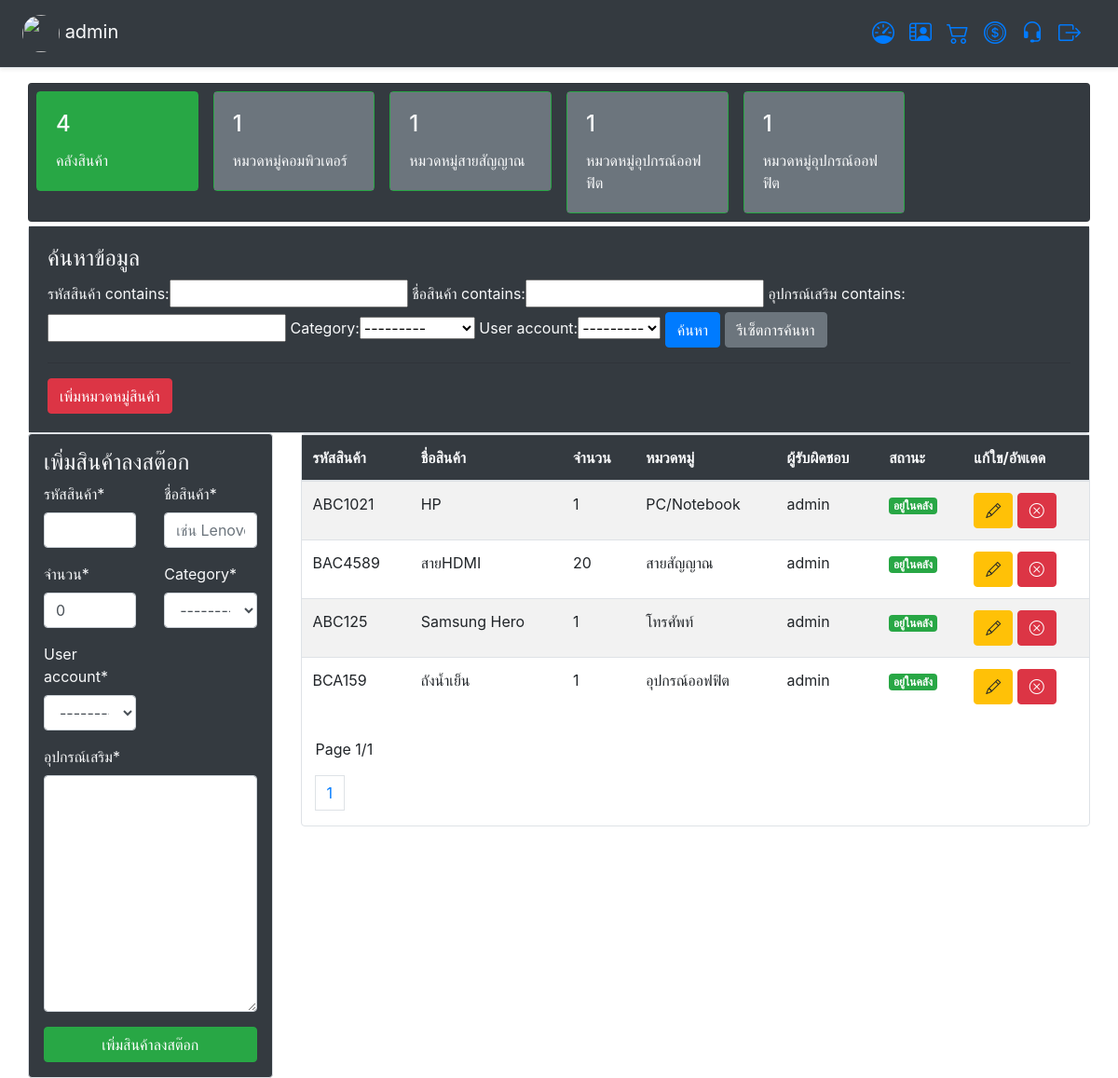
The app's page /stock/ (signed in), older data.
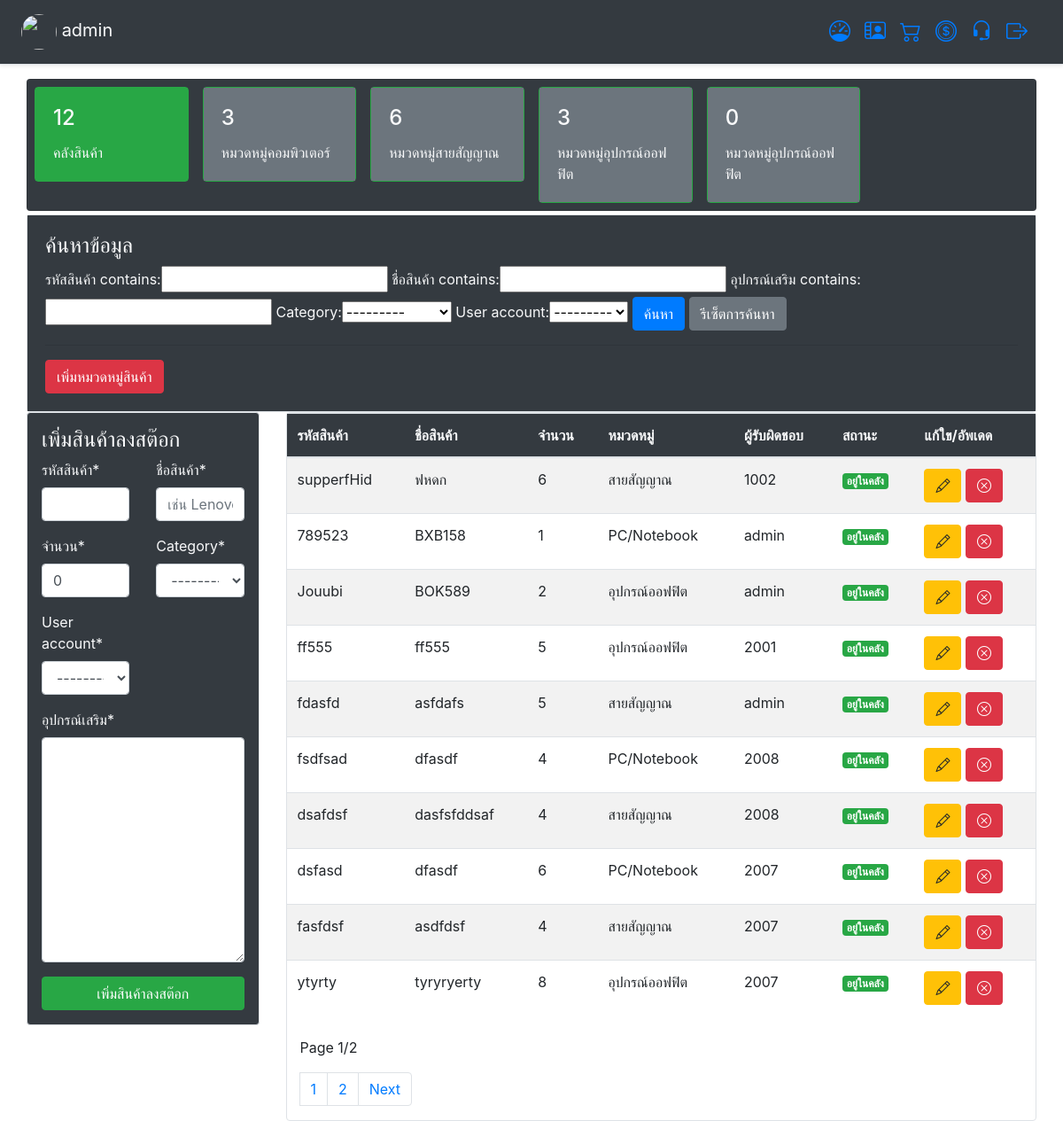
The same page, newer data.
### app_stock/models.py (models this page shows, shortened)
class Stock (models.Model):
    name = models.CharField('ชื่อสินค้า',max_length=60,null=True)
    serial = models.CharField("รหัสสินค้า",max_length=60,null=True)
    quatity = models.PositiveIntegerField('จำนวน',default=0)
    detail = models.TextField('อุปกรณ์เสริม',max_length=255,null=True)
    category = models.ForeignKey(Category,on_delete=models.CASCADE,null=True)
    user_account = models.ForeignKey(User,on_delete=models.CASCADE,null=True)
    date = models.DateTimeField('วันที่',auto_now_add=True,null=True,blank=True)
    class Meta:
        verbose_name_plural = "Stock"
        verbose_name = "Item"

class Category (models.Model):
    name = models.CharField('ชื่อหมวดหมู่',max_length=60)
    class Meta:
        verbose_name_plural = "Create Category"
        verbose_name = "Category"
    def __str__(self) :
        return self.name

### app_stock/views.py (the view)
# urls.py: path('',Dashboards,name='dashboard' ),
@login_required(login_url="/")
def dashboard (request):
	filter_item = StockFilter(request.GET,queryset=Stock.objects.all())
	filter_stock = filter_item.form
	item_stock = filter_item.qs
	if request.method == "POST":
		form_stock = StockForm(request.POST)
		if form_stock.is_valid():
			form_stock.save()
			return redirect("/stock")
	else:
		form_stock = StockForm()
	page = Paginator(item_stock,10)
	page_list = request.GET.get("page")
	page_stock = page.get_page(page_list)
	item_count_all = Stock.objects.all().count()
	item_count_computer = Stock.objects.all().filter(category='8').count()
	item_count_cable = Stock.objects.all().filter(category='9').count()
	item_count_office = Stock.objects.all().filter(category='10').count()
	item_count_telephone = Stock.objects.all().filter(category='11').count()
	context = {
		"form_stock":form_stock,
		"filter_stock":filter_stock,
		"item_stock":item_stock,
		"page_stock":page_stock,
		"item_count_all":item_count_all,
		"item_count_computer":item_count_computer,
		"item_count_cable":item_count_cable,
		"item_count_office":item_count_office,
		"item_count_telephone":item_count_telephone,
	}
	return render(request,'html_stock/stock.html',context)

### app_stock/forms.py
class StockForm(forms.ModelForm):
    name = forms.CharField(
        label='ชื่อสินค้า',min_length=3, max_length=50, required=True,
        widget=forms.TextInput(attrs={'placeholder':'เช่น Lenovo Ideapad 3... '})
        )
    class Meta:
        model = Stock
        fields = '__all__'

### templates/html_stock/stock.html (shortened to what this page needs)
{% extends 'base/layout.html' %}
{% load crispy_forms_tags %}
{% block content%}
<div class="container-fluid">
	{% include 'html_stock/base_stock.html'%}
	<div class="row mt-1">
		<div class="col-md-12 ">
			<div class="card border">
			  <div class="card-body bg-dark text-light">
				<h4>ค้นหาข้อมูล</h4>
				<form method="GET" action="#">
				{{ filter_stock }}
					<button type="submit" class="btn btn-primary">ค้นหา</button>
					<a class="btn btn-secondary " href="{% url 'stock'%}"> รีเซ็ตการค้นหา </a><hr>
					<a class="btn btn-danger " href="{% url 'add_Category'%}"> เพิ่มหมวดหมู่สินค้า </a>
				</form>
			  </div>
			</div>
		</div>
		<div class="col-md-3">
			<div class="card border p-3 bg-dark text-light">
				<h4>เพิ่มสินค้าลงสต๊อก </h4>
				<form method="POST" action="" >
					<div class="row">
						<div class="col-md-6">
							{{ form_stock.serial|as_crispy_field}}
						</div>
						<div class="col-md-6">
							{{ form_stock.name|as_crispy_field}}
						</div>
						<div class="col-md-6">
							{{ form_stock.quatity|as_crispy_field}}
						</div>
						<div class="col-md-6">
							{{ form_stock.category|as_crispy_field}}
						</div>
						<div class="col-md-6">
							{{ form_stock.user_account|as_crispy_field}}
						</div>
						<div class="col-md-12">
							{{ form_stock.detail|as_crispy_field}}
						</div>
					</div>
					<input type="submit" value="เพิ่มสินค้าลงสต๊อก" class="btn btn-success btn-block ">
				</form>
			</div>
		</div>
		<div class="col-md-9">
            <div class="card border">
				<table class="table table-striped ">
					<thead class="bg-dark text-light">
					  <tr>
						<th> รหัสสินค้า </th>
						<th> ชื่อสินค้า </th>
						<th> จำนวน </th>
						<th> หมวดหมู่ </th>
						<th> ผู้รับผิดชอบ </th>
						<th> สถานะ </th>
						<th> แก้ใข/อัพเดด </th>
					  </tr>
					</thead>
					<tbody>
					  {% for item in page_stock %}
					  <tr>
						<td> {{ item.serial }}</td>
						<td> {{ item.name }}</td>
						<td> {{ item.quatity }}</td>
						<td> {{ item.category }} </td>
						<td> {{ item.user_account }}</td>
						<td> <span class="badge badge-success">อยู่ในคลัง</span></td>
						<td>
							<a href="{% url 'update-stock' item.pk %}"class="btn btn-warning" ><i class="bi bi-pencil"></i></a>
							<a  href="{% url 'delete-stock' item.pk %}" class="btn btn-danger"><i class="bi bi-x-circle"></i></a>
						</td>
					  </tr>
					  {% endfor %}
					</tbody>
				</table>
				<div class="container-fluid mt-2">
					<div class="row">
						<div class="col-md-12">
							<nav aria-label="Page navigation example">
								<p>Page {{page_stock.number}}/{{page_stock.paginator.num_pages}} </p>
								<ul class="pagination">
								{% for num_page in page_stock.paginator.page_range %}
								{% if page_stock.number == num_page %}
									<li class="page-item"><a class="page-link" href="{% url 'stock'%}?page={{ num_page }}">{{ num_page }}</a></li>
								{% else %}
									<li class="page-item"><a class="page-link" href="{% url 'stock'%}?page={{ num_page }}">{{ num_page }}</a></li>
								{% endif %}
								{% endfor %}
								<li class="page-item">{% if page_stock.has_next%} <a class="page-link" href="{% url 'stock'%}?page={{ page_stock.next_page_number }}">Next</a>{% endif %} </li>
								</ul>
							</nav>
						</div>
					</div>
				</div>
            </div>
        </div>
	</div>
</div>
{% endblock content %}

Row changes from the older to the newer data that the page shows:
removed Stock: serial "ABC1021", name "HP", quatity "1", category "PC/Notebook", user_account "admin"
removed Stock: serial "BAC4589", name "สายHDMI", quatity "20", category "สายสัญญาณ", user_account "admin"
removed Stock: serial "ABC125", name "Samsung Hero", quatity "1", category "โทรศัพท์", user_account "admin"
removed Stock: serial "BCA159", name "ถังน้ำเย็น", quatity "1", category "อุปกรณ์ออฟฟิต", user_account "admin"
added Stock: serial "supperfHid", name "ฟหดก", quatity "6", category "สายสัญญาณ", user_account "1002"
added Stock: serial "789523", name "BXB158", quatity "1", category "PC/Notebook", user_account "admin"
added Stock: serial "Jouubi", name "BOK589", quatity "2", category "อุปกรณ์ออฟฟิต", user_account "admin"
added Stock: serial "ff555", name "ff555", quatity "5", category "อุปกรณ์ออฟฟิต", user_account "2001"
added Stock: serial "fdasfd", name "asfdafs", quatity "5", category "สายสัญญาณ", user_account "admin"
added Stock: serial "fsdfsad", name "dfasdf", quatity "4", category "PC/Notebook", user_account "2008"
added Stock: serial "dsafdsf", name "dasfsfddsaf", quatity "4", category "สายสัญญาณ", user_account "2008"
added Stock: serial "dsfasd", name "dfasdf", quatity "6", category "PC/Notebook", user_account "2007"
added Stock: serial "fasfdsf", name "asdfdsf", quatity "4", category "สายสัญญาณ", user_account "2007"
added Stock: serial "ytyrty", name "tyryryerty", quatity "8", category "อุปกรณ์ออฟฟิต", user_account "2007"
Text that changed along with them:
{{ item_count_all }}: "4" → "12"
{{ item_count_computer }}: "1" → "3"
{{ item_count_cable }}: "1" → "6"
{{ item_count_office }}: "1" → "3"
{{ item_count_telephone }}: "1" → "0"
{{ page_stock.paginator.num_pages }}: "1" → "2"
new list line: "2"
text now shown: "Next"
